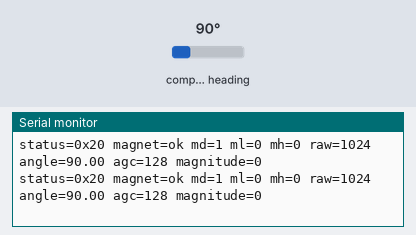
A sketch run on a simulated Seeed XIAO ESP32-C3. Parts: the last lines printed to the serial monitor. Wiring (inferred from the names in the program): AS5600 angle sensor at I2C address 0x36. The test bench sets the inputs (shaded band); at power-on: compass heading 90°.

Above: at 1.4 s.
1.5 s: compass heading set to 7°
At 1.69 s:
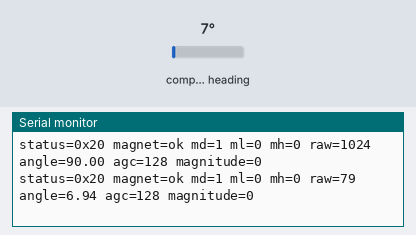
3.0 s: compass heading set to 180°
At 3.2 s:
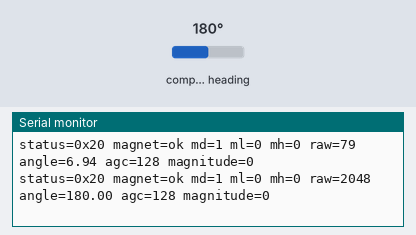
Timing chart, 0 to 6.0 s (numbered marks = the images above; inputs shaded):
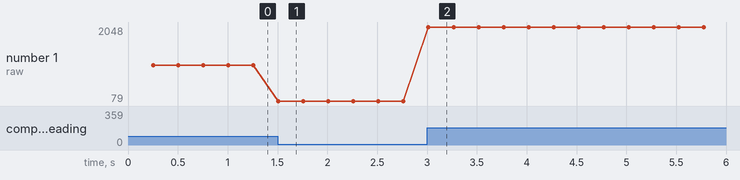

Measured:
- after the input at 1.5 s, the serial monitor: prints a new line at once (image 1)
- after the input at 3.0 s, the serial monitor: prints a new line at once (image 2)
- plotted number 1: 1024 → 79 after the input at 1.5 s, 79 → 2048 after the input at 3.0 s

The sketch:

AS5600UsbSerialESP32C3.ino
```cpp
#include <Arduino.h>
#include <Wire.h>

namespace {

constexpr uint32_t kSerialBaud = 115200;
constexpr uint32_t kI2CFrequency = 100000;
constexpr uint32_t kSamplePeriodMs = 250;
constexpr uint32_t kStatusPeriodMs = 3000;
constexpr uint32_t kSerialWaitMs = 3000;
constexpr uint8_t kSdaPin = D4;  // XIAO ESP32C3 board label D4 = GPIO6
constexpr uint8_t kSclPin = D5;  // XIAO ESP32C3 board label D5 = GPIO7
constexpr uint8_t kAs5600Address = 0x36;
constexpr uint8_t kAs5600RegStatus = 0x0B;
constexpr uint8_t kAs5600RegRawAngleHigh = 0x0C;
constexpr uint8_t kAs5600RegAgc = 0x1A;
constexpr uint8_t kAs5600RegMagnitudeHigh = 0x1B;
constexpr uint8_t kStatusMagnetTooStrongMask = 0x08;
constexpr uint8_t kStatusMagnetTooWeakMask = 0x10;
constexpr uint8_t kStatusMagnetDetectedMask = 0x20;
constexpr uint16_t kAs5600CountsPerRev = 4096;

uint32_t lastSampleMs = 0;
uint32_t lastStatusMs = 0;

bool probeI2cAddress(uint8_t address) {
  Wire.beginTransmission(address);
  return Wire.endTransmission() == 0;
}

bool readAs5600Register(uint8_t startRegister, uint8_t* buffer, size_t length) {
  Wire.beginTransmission(kAs5600Address);
  Wire.write(startRegister);
  if (Wire.endTransmission(false) != 0) {
    return false;
  }

  const size_t bytesRead = Wire.requestFrom(kAs5600Address, static_cast<uint8_t>(length));
  if (bytesRead != length) {
    while (Wire.available() > 0) {
      Wire.read();
    }
    return false;
  }

  for (size_t i = 0; i < length; ++i) {
    buffer[i] = Wire.read();
  }

  return true;
}

uint16_t combine12Bit(uint8_t highByte, uint8_t lowByte) {
  return (static_cast<uint16_t>(highByte) << 8 | lowByte) & 0x0FFF;
}

const char* magnetStateString(uint8_t status) {
  if (status & kStatusMagnetTooStrongMask) {
    return "too strong";
  }
  if (status & kStatusMagnetTooWeakMask) {
    return "too weak";
  }
  if (status & kStatusMagnetDetectedMask) {
    return "ok";
  }
  return "not detected";
}

void scanI2cBus() {
  Serial.println("Scanning I2C bus...");

  bool foundAny = false;
  for (uint8_t address = 1; address < 0x7F; ++address) {
    if (!probeI2cAddress(address)) {
      continue;
    }

    foundAny = true;
    Serial.printf("I2C device found at 0x%02X", address);
    if (address == kAs5600Address) {
      Serial.print(" (AS5600)");
    }
    Serial.println();
  }

  if (!foundAny) {
    Serial.println("No I2C devices responded");
  }
}

void printStatusLine(const char* message) {
  const uint32_t now = millis();
  if (now - lastStatusMs < kStatusPeriodMs) {
    return;
  }
  lastStatusMs = now;
  Serial.println(message);
}

void printDiagnosticSample() {
  if (!probeI2cAddress(kAs5600Address)) {
    printStatusLine("AS5600 probe failed at 0x36");
    return;
  }

  uint8_t status = 0;
  if (!readAs5600Register(kAs5600RegStatus, &status, 1)) {
    printStatusLine("AS5600 status register read failed");
    return;
  }

  uint8_t angleBytes[2] = {};
  const bool angleReadOk =
      readAs5600Register(kAs5600RegRawAngleHigh, angleBytes, sizeof(angleBytes));

  uint8_t agc = 0;
  const bool agcReadOk = readAs5600Register(kAs5600RegAgc, &agc, 1);

  uint8_t magnitudeBytes[2] = {};
  const bool magnitudeReadOk =
      readAs5600Register(kAs5600RegMagnitudeHigh, magnitudeBytes, sizeof(magnitudeBytes));

  Serial.printf("status=0x%02X magnet=%s md=%u ml=%u mh=%u",
                status,
                magnetStateString(status),
                (status & kStatusMagnetDetectedMask) ? 1 : 0,
                (status & kStatusMagnetTooWeakMask) ? 1 : 0,
                (status & kStatusMagnetTooStrongMask) ? 1 : 0);

  if (angleReadOk) {
    const uint16_t rawAngle = combine12Bit(angleBytes[0], angleBytes[1]);
    const float angleDeg = static_cast<float>(rawAngle) * (360.0f / kAs5600CountsPerRev);
    Serial.printf(" raw=%u angle=%.2f", rawAngle, angleDeg);
  } else {
    Serial.print(" raw=<read failed>");
  }

  if (agcReadOk) {
    Serial.printf(" agc=%u", agc);
  } else {
    Serial.print(" agc=<read failed>");
  }

  if (magnitudeReadOk) {
    const uint16_t magnitude = combine12Bit(magnitudeBytes[0], magnitudeBytes[1]);
    Serial.printf(" magnitude=%u", magnitude);
  } else {
    Serial.print(" magnitude=<read failed>");
  }

  Serial.println();
}

}  // namespace

void setup() {
  Serial.begin(kSerialBaud);
  const uint32_t serialStartMs = millis();
  while (!Serial && millis() - serialStartMs < kSerialWaitMs) {
    delay(10);
  }
  delay(200);

  Serial.println();
  Serial.println("XIAO ESP32C3 AS5600 reader");
  Serial.printf("Starting I2C on D4/GPIO%u (SDA) and D5/GPIO%u (SCL) at %lu Hz\n",
                kSdaPin,
                kSclPin,
                kI2CFrequency);

  Wire.begin(kSdaPin, kSclPin, kI2CFrequency);
  scanI2cBus();
}

void loop() {
  const uint32_t now = millis();
  if (now - lastSampleMs < kSamplePeriodMs) {
    delay(5);
    return;
  }
  lastSampleMs = now;

  printDiagnosticSample();
}
```
